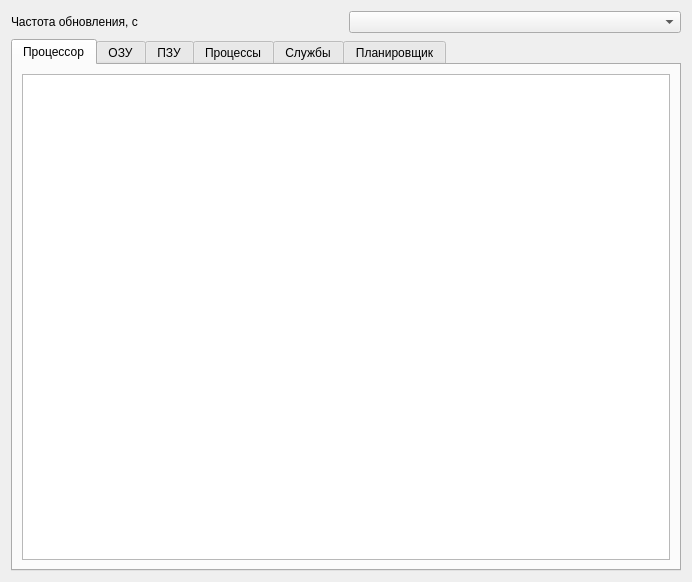
<?xml version="1.0" encoding="UTF-8"?>
<ui version="4.0">
 <class>Form</class>
 <widget class="QWidget" name="Form">
  <property name="geometry">
   <rect>
    <x>0</x>
    <y>0</y>
    <width>692</width>
    <height>582</height>
   </rect>
  </property>
  <property name="windowTitle">
   <string>Form</string>
  </property>
  <layout class="QVBoxLayout" name="verticalLayout">
   <item>
    <layout class="QHBoxLayout" name="horizontalLayout">
     <item>
      <widget class="QLabel" name="delayLabel">
       <property name="text">
        <string>Частота обновления, с</string>
       </property>
      </widget>
     </item>
     <item>
      <widget class="QComboBox" name="delayComboBox"/>
     </item>
    </layout>
   </item>
   <item>
    <widget class="QTabWidget" name="tabWidget">
     <property name="currentIndex">
      <number>0</number>
     </property>
     <widget class="QWidget" name="tabCPU">
      <attribute name="title">
       <string>Процессор</string>
      </attribute>
      <layout class="QHBoxLayout" name="horizontalLayout_2">
       <item>
        <widget class="QTextEdit" name="textEditCPU"/>
       </item>
      </layout>
     </widget>
     <widget class="QWidget" name="tabRAM">
      <attribute name="title">
       <string>ОЗУ</string>
      </attribute>
      <layout class="QHBoxLayout" name="horizontalLayout_3">
       <item>
        <widget class="QTextEdit" name="textEditRAM"/>
       </item>
      </layout>
     </widget>
     <widget class="QWidget" name="tabHDD">
      <attribute name="title">
       <string>ПЗУ</string>
      </attribute>
      <layout class="QHBoxLayout" name="horizontalLayout_4">
       <item>
        <widget class="QTextEdit" name="textEditHDD"/>
       </item>
      </layout>
     </widget>
     <widget class="QWidget" name="tabProcesses">
      <attribute name="title">
       <string>Процессы</string>
      </attribute>
      <layout class="QHBoxLayout" name="horizontalLayout_5">
       <item>
        <widget class="QTextEdit" name="textEditProcesses"/>
       </item>
      </layout>
     </widget>
     <widget class="QWidget" name="tabServices">
      <attribute name="title">
       <string>Службы</string>
      </attribute>
      <layout class="QHBoxLayout" name="horizontalLayout_6">
       <item>
        <widget class="QTextEdit" name="textEditServices"/>
       </item>
      </layout>
     </widget>
     <widget class="QWidget" name="tabScheduler">
      <attribute name="title">
       <string>Планировщик</string>
      </attribute>
      <layout class="QHBoxLayout" name="horizontalLayout_7">
       <item>
        <widget class="QTextEdit" name="textEditScheduler"/>
       </item>
      </layout>
     </widget>
    </widget>
   </item>
  </layout>
 </widget>
 <resources/>
 <connections/>
</ui>
